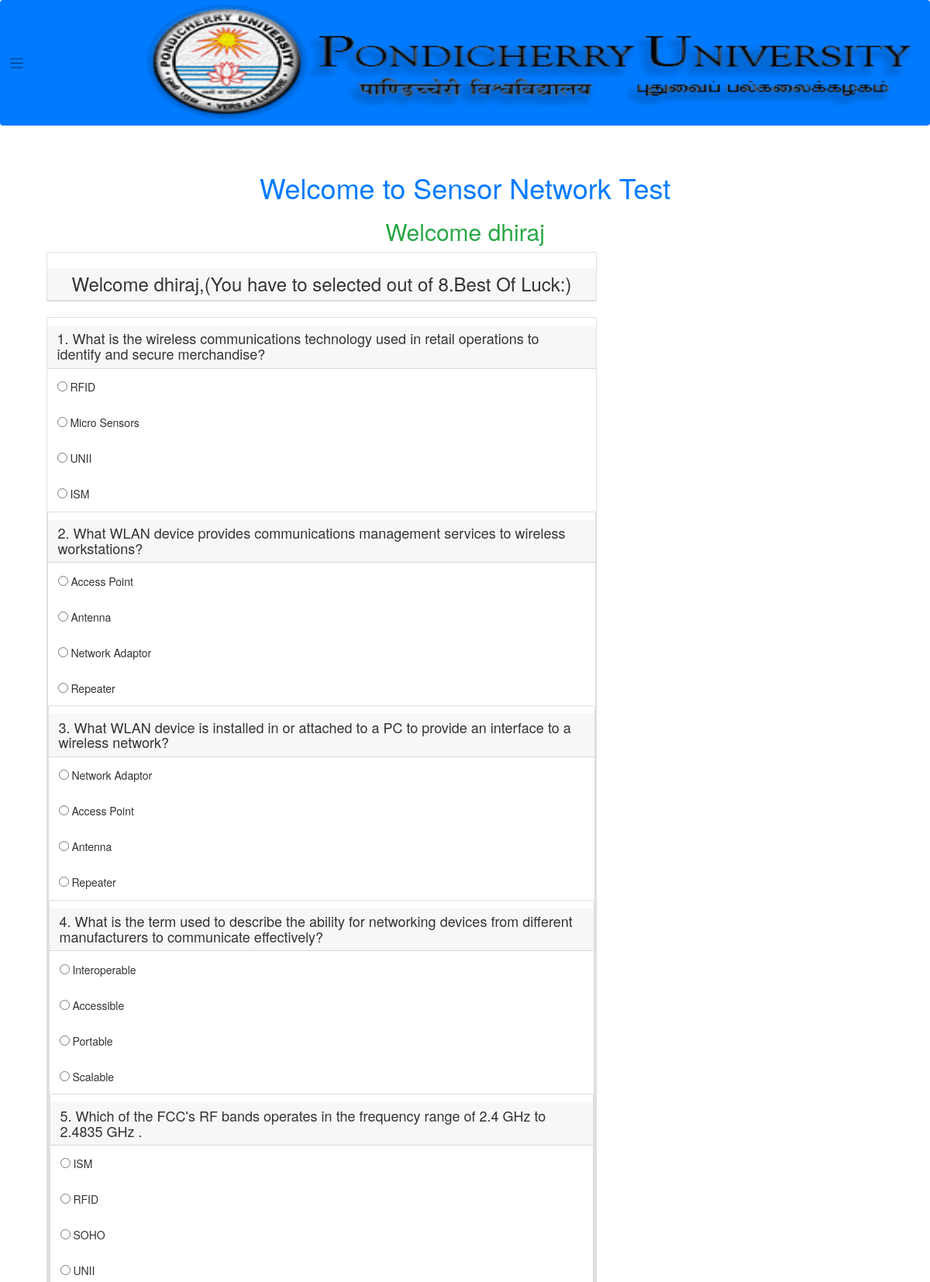
The page /squiz.php (signed in, upper part) on the database its author committed.
### tables this page shows
CREATE TABLE `questions1` (
  `q_id` int(255) NOT NULL,
  `question` varchar(255) NOT NULL,
  `ans_id` int(11) NOT NULL
);

CREATE TABLE `answers1` (
  `a_id` int(255) NOT NULL,
  `answer` varchar(255) NOT NULL,
  `ans_id` int(11) NOT NULL
);

### squiz.php (the view, shortened to what this page needs)
<?php
$con= mysqli_connect('localhost','root');
mysqli_select_db($con, 'quizdbase');
?>
<!DOCTYPE html>
<html>
<head>
	<link rel="stylesheet" href="https://stackpath.bootstrapcdn.com/boot strap/4.1.3/css/bootstrap.min.css">
   <link rel="stylesheet" href="https://maxcdn.bootstrapcdn.com/bootstrap/3.3.7/css/bootstrap.min.css">
</head>
<body>
	<nav class="navbar navbar-expand-lg navbar-light bg-primary" style="background-color:blue;">
    <span class="navbar-toggler-icon"></span>
  <img src="pondiuni.jpg" width="1000" height="150"/>
</nav>
	<div class="container">
<br> <h1 class="text-center text-primary">Welcome to Sensor Network Test</h1>
<h2 class="text-center text-success"> Welcome <?php echo $_SESSION['username']; ?> </h2>
<div class="col-lg-8 m-auto d-block">
<div class="card">
<h3 class="text-center card-header"> Welcome <?php echo $_SESSION['username']; ?>,(You have to selected out of 8.Best Of Luck:)</h3>
</div><br>
<form action="scheck.php" method='post'>
 <?php
 for($i=1; $i <16; $i++){
$q=" select * from questions1 where q_id=$i";
$query= mysqli_query($con,$q);
while ($rows=mysqli_fetch_array($query)) {
	?>
<div class="card">
<h4 class="card-header"> <?php echo $rows['question'] ?> </h4>
   <?php
      $q=" select * from answers1 where ans_id=$i";
     $query= mysqli_query($con,$q);
     while ($rows=mysqli_fetch_array($query)) {
	?>
<div class="card-body">
	<input type="radio" name="quizcheck<?php echo $rows['ans_id']; ?>" value=" <?php echo $rows['a_id']; ?>">
  <?php echo  $rows['answer']; ?>
</div>
<?php
    }
}
}
    ?>
</form>
</div>
</div>
<br><br>
	</body>
	</html>

### rows shown on the page
questions1: question "1. What is the wireless communications technology used in retail operations to identify and secure merchandise?"
answers1: answer "RFID"
answers1: answer "Micro Sensors"
answers1: answer "UNII"
answers1: answer "ISM"
questions1: question "2. What WLAN device provides communications management services to wireless workstations?"
answers1: answer "Access Point"
answers1: answer "Antenna"
answers1: answer "Network Adaptor"
answers1: answer "Repeater"
questions1: question "3. What WLAN device is installed in or attached to a PC to provide an interface to a wireless network?"
answers1: answer "Network Adaptor"
answers1: answer "Access Point"
answers1: answer "Antenna"
answers1: answer "Repeater"
questions1: question "4. What is the term used to describe the ability for networking devices from different manufacturers to communicate effectively?"
answers1: answer "Interoperable"
answers1: answer "Accessible"
answers1: answer "Portable"
answers1: answer "Scalable"
questions1: question "5. Which of the FCC's RF bands operates in the frequency range of 2.4 GHz to 2.4835 GHz ."
answers1: answer "ISM"
answers1: answer "RFID"
answers1: answer "SOHO"
answers1: answer "UNII"

### other values the page prints
$_SESSION['username'] "dhiraj"
